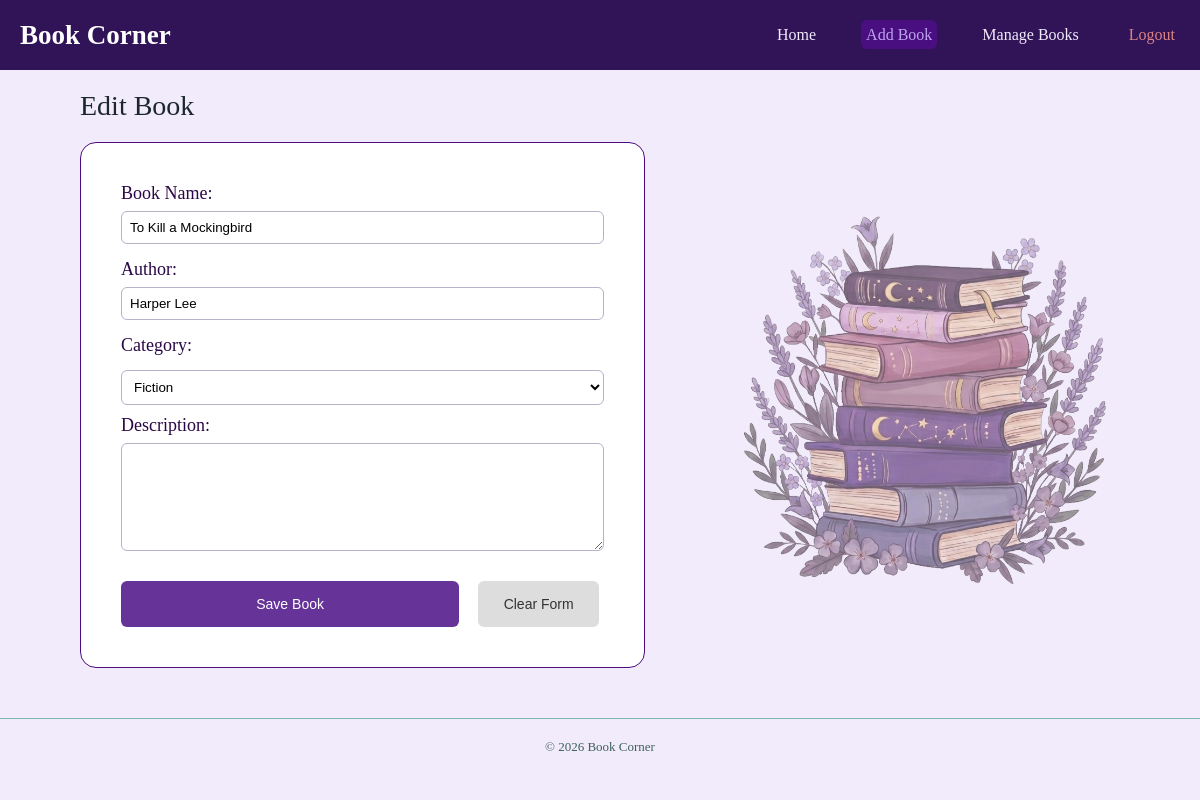
Screenshot of /edit-book/5/ with the database file from the repository.
### mysite/pages/models.py (models this page shows, shortened)
class Book(models.Model):
     title = models.CharField(max_length=200)
     author = models.CharField(max_length=100)
     category = models.CharField(max_length=100)
     description = models.TextField(blank=True)

### mysite/pages/views.py (the view, shortened to what this page needs)
# urls.py: path('edit-book/<int:id>/', views.edit_book, name='edit_book'),
def edit_book(request, id):
    book = get_object_or_404(Book, id=id)
    return render(request, 'add_edit_book.html', {'book': book})

### mysite/pages/templates/add_edit_book.html (shortened to what this page needs)
{% load static %}
<!DOCTYPE html>
<html lang="en">
<head>
    <link rel="stylesheet" href="{% static 'books/css/add_edit_book.css' %}">
</head>
<body>
    <nav>
        <div class="logo">
            <h1> Book Corner </h1>
        </div>
        <ul class="navLinks">
            <li><a href="{% url 'home' %}">Home</a></li>
            <li><a href="{% url 'add_book' %}" class="active">Add Book</a></li>
            <li><a href="{% url 'manage_books' %}">Manage Books</a></li>
            <li><a href="{% url 'login' %}" class="logout">Logout</a></li>
        </ul>
    </nav>
    <main>
        <div class="header">
            <h2 class="Title">{% if book %} Edit Book {% else %} Add Book {% endif %}</h2>
        </div>
        <div class="content">
            <div class="form-card">
                <form method="post">
                    <div class="form-cards">
                        <div class="field">
                            <label for="bookName">Book Name:</label>
                            <input type="text" id="bookName" name="bookName" value="{{ book.title|default:'' }}" required>
                        </div>
                        <div class="field">
                            <label for="author">Author:</label>
                            <input type="text" id="author" name="author" value="{{ book.author|default:'' }}" required>
                        </div>
                        <div class="field">
                            <label for="category">Category: </label>
                            <select id="category" name="category">
                                <option value="Fiction" {% if book.category == "Fiction" %}selected{% endif %}>Fiction</option>
                            </select>
                        </div>
                    </div>
                    <div class="field full">
                        <label for="description">Description:</label>
                        <textarea id="description" name="description" rows="6" cols="40">{{ book.description|default:'' }}</textarea>
                    </div>
                    <div class="actions">
                        <button class="btn-save" type="submit">Save Book</button>
                        <button class="btn-clear" type="button" id="clearBtn">Clear Form</button>
                    </div>
                </form>
            </div>
            <div class="image">
                <img src="{% static 'books/images/book1.png' %}">
            </div>
        </div>
    </main>
    <footer>
        <p>© 2026 Book Corner </p>
    </footer>
</body>
</html>

### mysite/pages/static/books/css/add_edit_book.css (style rules this page uses)
* { padding: 0; margin: 0; box-sizing: border-box; }
body { background-color: #f2ebfb; color: hsl(263, 25%, 14%); }
nav { background-color: #311358; display: flex; justify-content: flex-start; align-items: center; padding: 10px 20px; height: 70px; }
.logo { margin-right: auto; font-size: 18px; font-weight: 600; color: white; }
.navLinks { margin-left: 0 100px; list-style: none; display: flex; gap: 40px; align-items: center; }
.navLinks li a { text-decoration: none; color: #f2ebfb; font-size: 16px; font-weight: 500; padding: 6px 5px; border-radius: 6px; }
.navLinks li a.active { background-color: #490f80; color: #bfa3ef; }
.navLinks li a.logout { color: hsl(0, 56%, 69%); }
main { padding: 20px 50px 50px; max-width: 95%; margin: 0 auto; }
.header { margin-bottom: 20px; }
.header h2 { font-size: 28px; font-weight: 500; color: hsl(200, 25%, 14%); }
.form-card { background-color: white; border: 1px solid hsl(274, 82%, 27%); border-radius: 16px; padding: 40px; }
.form-cards { display: grid; grid-template-columns: 1fr; }
.field { display: flex; flex-direction: column; gap: 7px; margin-bottom: 10px; }
label { font-size: 18px; font-weight: 500; color: hsl(274, 82%, 15%); }
input, textarea { margin-bottom: 5px; padding: 8px; border: 1px solid hsl(258, 18%, 74%); border-radius: 6px; }
select { appearance: base-select; border: 1px solid hsl(258, 18%, 74%); background: white; padding: 8px; border-radius: 6px; margin: 0; outline: none; }
option { display: flex; justify-content: flex-start; gap: 20px; border: 1px solid hsl(258, 18%, 74%); background: white; padding: 10px; }
option:not(option:last-of-type) { border-bottom: none; }
.btn-save { margin-top: 15px; margin-right: 15px; width: 70%; border: none; border-radius: 6px; padding: 15px; color: white; font-size: 14px; background-color: #663399; }
.btn-clear { margin-top: 15px; width: 25%; border: none; border-radius: 6px; padding: 15px; color: white; font-size: 14px; background-color: #ddd; color: #333; }
.content { display: grid; grid-template-columns: 1.3fr 1fr; align-items: start; gap: 40px; width: 100%; }
.image { align-self: center; margin-left: 50px; }
img { width: 100%; object-fit: contain; align-self: center; opacity: 60%; }
footer { padding: 20px 48px; border-top: 1px solid hsl(170, 30%, 61%); text-align: center; font-size: 13px; color: hsl(170, 23%, 31%); }

### rows the page displays
Book: bookName "To Kill a Mockingbird", author "Harper Lee", category "Fiction"
